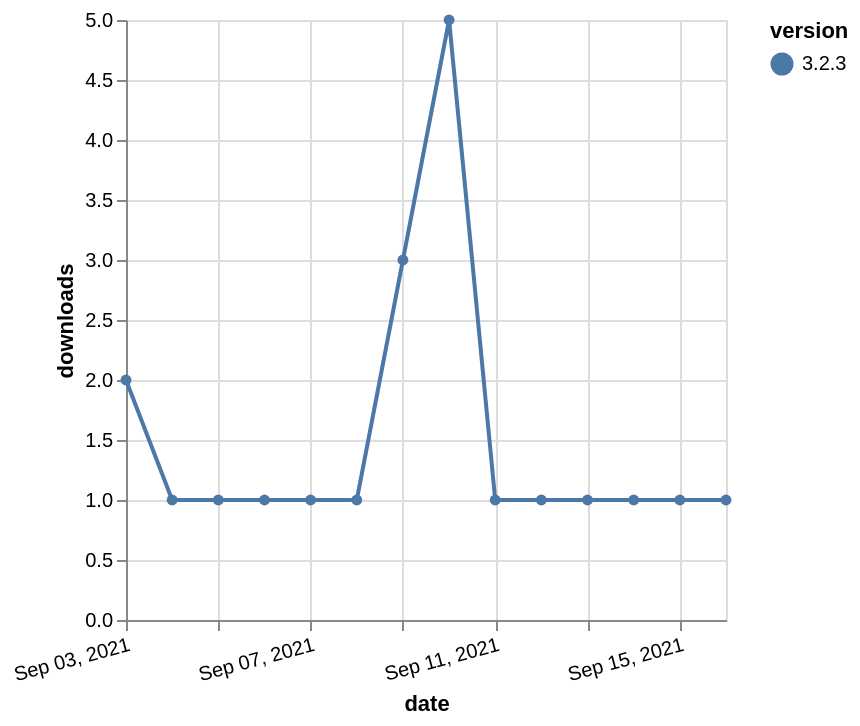

Specify this chart in Vega-Lite:
### Vega-Lite specification from a JSON file in a GitHub repository (floating-point values rounded to 4 significant figures)
{"$schema": "https://vega.github.io/schema/vega-lite/v5.json", "description": "A simple bar chart with embedded data.", "data": {"values": [{"date": "2021-09-03", "total": 613, "delta": 2, "version": "3.2.3"}, {"date": "2021-09-04", "total": 614, "delta": 1, "version": "3.2.3"}, {"date": "2021-09-05", "total": 615, "delta": 1, "version": "3.2.3"}, {"date": "2021-09-06", "total": 616, "delta": 1, "version": "3.2.3"}, {"date": "2021-09-07", "total": 617, "delta": 1, "version": "3.2.3"}, {"date": "2021-09-08", "total": 618, "delta": 1, "version": "3.2.3"}, {"date": "2021-09-09", "total": 621, "delta": 3, "version": "3.2.3"}, {"date": "2021-09-10", "total": 626, "delta": 5, "version": "3.2.3"}, {"date": "2021-09-11", "total": 627, "delta": 1, "version": "3.2.3"}, {"date": "2021-09-12", "total": 628, "delta": 1, "version": "3.2.3"}, {"date": "2021-09-13", "total": 629, "delta": 1, "version": "3.2.3"}, {"date": "2021-09-14", "total": 630, "delta": 1, "version": "3.2.3"}, {"date": "2021-09-15", "total": 631, "delta": 1, "version": "3.2.3"}, {"date": "2021-09-16", "total": 632, "delta": 1, "version": "3.2.3"}]}, "width": "container", "mark": {"type": "line", "point": {"filled": true}}, "encoding": {"x": {"field": "date", "type": "temporal", "timeUnit": "yearmonthdate", "title": "date", "axis": {"labelAngle": -15}}, "y": {"field": "delta", "type": "quantitative", "title": "downloads"}, "color": {"field": "version", "type": "nominal"}, "tooltip": {"field": "delta"}}}
